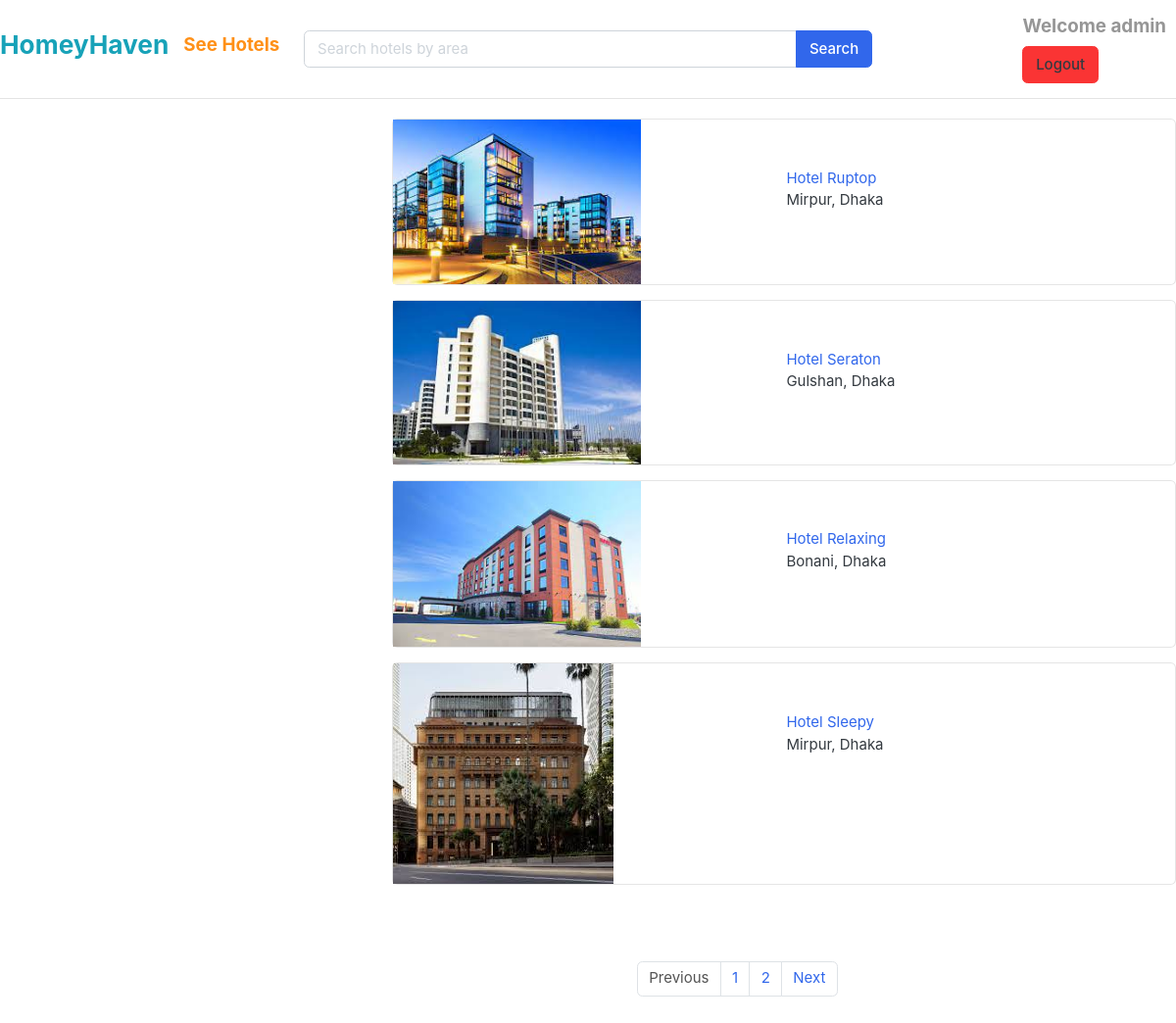
/hotel/hotels/ (signed in), run on the app's committed database.
### hotels/models.py (models this page shows, shortened)
class Hotel(models.Model):
    hotel_name = models.CharField(max_length=300)
    slug = models.SlugField(max_length=300, unique=True)
    address = models.CharField(max_length=300)
    description = models.TextField()
    hotel_image = models.ImageField(upload_to='photos/hotels', blank=True)
    price = models.IntegerField()

### hotels/views.py (the view)
# urls.py: path('hotels/', views.see_hotels, name='hotels'),
def see_hotels(request):
    all_items = Hotel.objects.all().order_by('id')
    items_per_page = 4
    paginator = Paginator(all_items, items_per_page)
    page_number = request.GET.get('page')
    hotels = paginator.get_page(page_number)
    return render(request, 'hotel.html', {'hotels': hotels})

### hotels/templates/hotel.html
{% extends "base.html" %}
{% block body %}
<div style="padding-left: 400px;">
    {% for item in hotels %}
    <div class="card mb-3" style="max-width: 800px;">
            <div class="row g-0">
                <div class="col-md-4">
                    <img src="{{item.hotel_image.url}}" class="img-fluid rounded-start" alt="...">
                </div>
                <div class="col-md-8" style="padding-left: 120px; padding-top: 30px;">
                    <div class="card-body">
                        <a href="{% url 'hotel_details' item.slug item.id %}" class="title">{{item.hotel_name}}</a>
                        <p class="card-text">{{item.address}}</p>
                    </div>
                </div>
            </div>
    </div>
    {% endfor %}
</div>
<div style="padding-left: 650px; padding-top: 40px; padding-bottom: 30px;">
    <nav class="mt-4" aria-label="Page navigation sample">
        <ul class="pagination">
            {% if hotels.has_previous %}
            <li class="page-item"><a class="page-link" href="?page={{hotels.previous_page_number}}">Previous</a></li>
            {% else %}
            <li class="page-item disabled"><a class="page-link" href="">Previous</a></li>
            {% endif %}
            {% for i in hotels.paginator.page_range %}
            <li class="page-item "><a class="page-link" href="?page={{i}}">{{i}}</a></li>
            {% endfor %}
            {% if hotels.has_next %}
            <li class="page-item"><a class="page-link" href="?page={{hotels.next_page_number}}">Next</a></li>
            {% else %}
            <li class="page-item disabled"><a class="page-link" href="">Next</a></li>
            {% endif %}
        </ul>
    </nav>
</div>
{% endblock body %}

### templates/base.html (shortened to what this page needs)
<!DOCTYPE HTML>
{% load static %}
<html lang="en">
<head>
<link href="{% static 'css/bootstrap.css' %}" rel="stylesheet" type="text/css"/>
<link href="{% static 'fonts/fontawesome/css/all.min.css' %}" type="text/css" rel="stylesheet">
<link href="{% static 'css/ui.css' %}" rel="stylesheet" type="text/css"/>
</head>
<body>
  <header class="section-header">
    <section class="header-main border-bottom">
      <div class="container">
        <div class="row align-items-center">
          <div >
            <a href="{% url 'home' %}" class="brand-wrap">
              <h3 class="text-info">HomeyHaven</h3>
            </a>
          </div>
            <a href="{% url 'hotels' %}" class="p-3">
              <h5 class="text-warning">See Hotels</h5>
            </a>
            <div class="col-lg  col-md-6 col-sm-12 col">
              <form action="{% url 'search' %}" method='GET' class="search">
                <div class="input-group w-100">
                    <input type="text" class="form-control" placeholder="Search hotels by area" style="width:60%;" name="search" value="{{ request.GET.search }}">
                    <div class="input-group-append">
                      <button class="btn btn-primary" type="submit">
                        Search
                      </button>
                    </div>
                  </div>
              </form>
            </div>
          <div class="col-lg-3 col-sm-6 col-8 order-2 order-lg-3">
            <div class="d-flex justify-content-end mb-3 mb-lg-0">
              {% if request.user.is_authenticated %}
                  <div class="widget-header">
                    <h5 class="title text-muted">Welcome {{request.user.username}}</h5>
                    <div>
                      <button class="btn btn-danger"> <a href="{% url 'logout' %}">Logout</a>  </button>
                    </div>
                  </div>
                  {% endif %}
                </div>
              </div>
            </div>
          </div>
    </section>
  </header>
  <div style="padding-bottom: 20px;">
  </div>
  {% block body %}
  {% endblock body %}
</body>
</html>

### static/css/ui.css (style rules this page uses)
html { font-family: "Inter", sans-serif; font-size: 15px; }
p:last-child { margin-bottom: 0; }
.header-main { position: relative; padding-top: 1rem; padding-bottom: 1rem; }
.widget-header { display: inline-block; vertical-align: middle; position: relative; }
.widget-header a { color: #343a40; }
.widget-header .title { display: block; }

### data on the page
Hotel: hotel_image (picture), hotel_name "Hotel Ruptop", address "Mirpur, Dhaka"
Hotel: hotel_image (picture), hotel_name "Hotel Seraton", address "Gulshan, Dhaka"
Hotel: hotel_image (picture), hotel_name "Hotel Relaxing", address "Bonani, Dhaka"
Hotel: hotel_image (picture), hotel_name "Hotel Sleepy", address "Mirpur, Dhaka"

### other printed values
{{ request.user.username }} "admin"
{{ i }} "1" "2"
